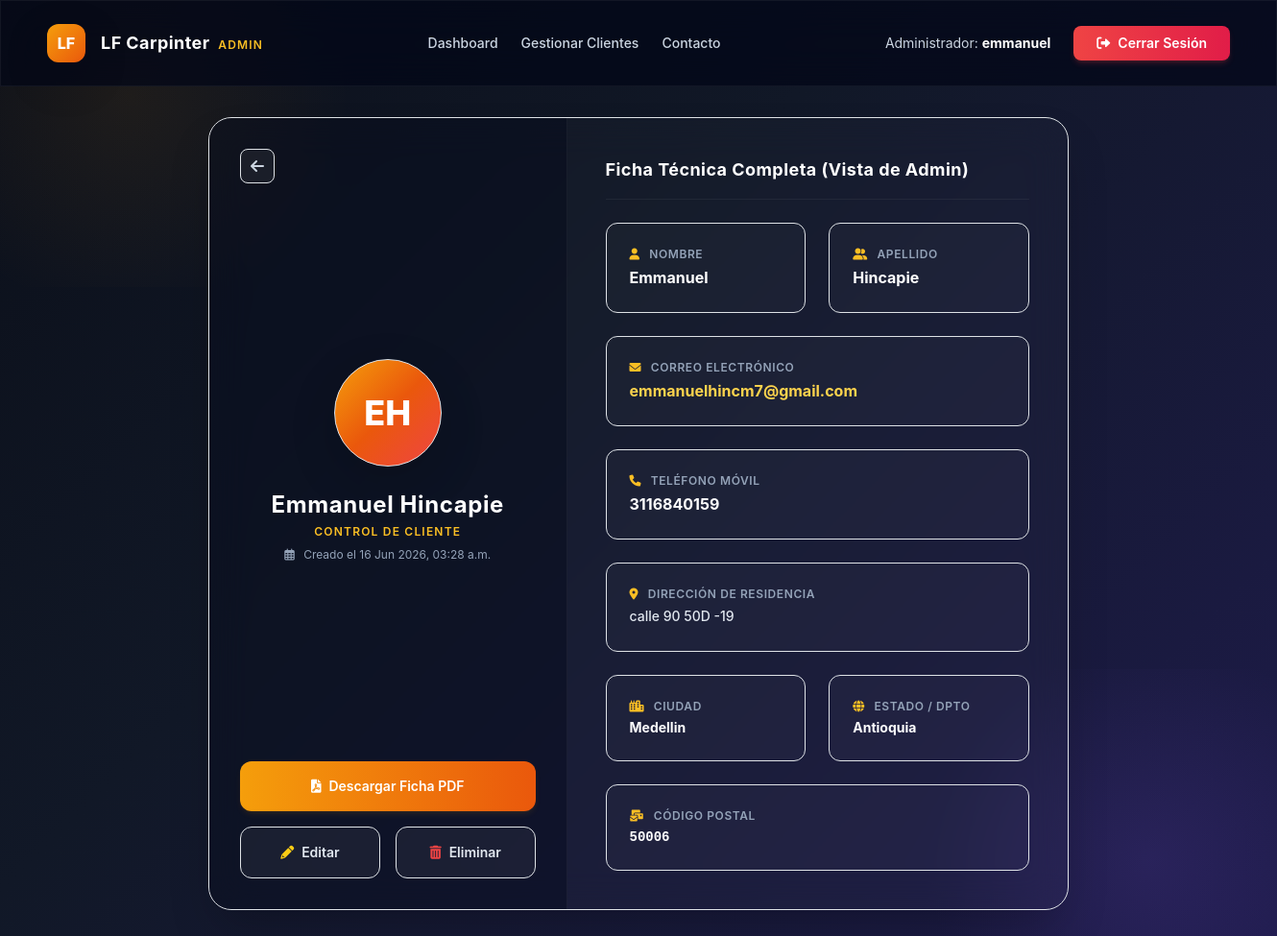
The app's page /adminpanel/clientes/1/ (signed in) with its own data.
### dcrm/website/models.py (models this page shows, shortened)
class Cliente(models.Model):
    letras_regex = RegexValidator(r'^[a-zA-ZáéíóúÁÉÍÓÚñÑ\s]+$', 'Solo se permiten letras y espacios en este campo.')
    telefono_regex = RegexValidator(r'^\+?[\d\s\-\(\)]+$', 'El número de teléfono contiene caracteres no válidos.')
    alfa_num_regex = RegexValidator(r'^[a-zA-Z0-9áéíóúÁÉÍÓÚñÑ\s\.,#-]+$', 'Contiene caracteres especiales no permitidos.')
    fecha_registro = models.DateTimeField(auto_now_add=True)
    nombre = models.CharField(max_length=100, validators=[letras_regex])
    apellido = models.CharField(max_length=100, validators=[letras_regex])
    correo = models.EmailField()
    telefono = models.CharField(max_length=20, validators=[telefono_regex])
    direccion = models.CharField(max_length=255, validators=[alfa_num_regex])
    ciudad = models.CharField(max_length=100, validators=[letras_regex])
    estado = models.CharField(max_length=100, validators=[letras_regex])
    codigo_postal = models.CharField(max_length=20, validators=[RegexValidator(r'^[\d\-a-zA-Z]+$', 'Formato de código postal no válido')])

### customadmin/views.py (the view)
# urls.py: path('clientes/<int:pk>/', views.cliente_detail, name='cliente_detail'),
@role_required('admin')
def cliente_detail(request, pk):
    cliente = get_object_or_404(Cliente, pk=pk)
    return render(request, 'customadmin/cliente_detail.html', {'cliente': cliente})

### customadmin/templates/customadmin/cliente_detail.html (shortened to what this page needs)
{% extends 'customadmin_base.html' %}
{% load static %}
{% block content %}
<div class="max-w-4xl mx-auto">
    <div class="glass-card w-full rounded-3xl shadow-2xl overflow-hidden grid grid-cols-1 md:grid-cols-12 border border-white/5 relative z-10">
        <div class="md:col-span-5 bg-slate-950/40 p-8 flex flex-col justify-between items-center text-center border-r border-white/5">
            <div class="w-full flex justify-start">
                <a hx-get="{% url 'customadmin:cliente_list' %}" hx-target="#spa-container" hx-select="#spa-container" hx-push-url="true" class="h-9 w-9 rounded-lg bg-white/5 hover:bg-white/10 text-slate-300 hover:text-white transition flex items-center justify-center border border-white/5 cursor-pointer" title="Regresar a la Lista">
                    <i class="fas fa-arrow-left"></i>
                </a>
            </div>
            <div class="my-6 flex flex-col items-center">
                <div class="h-28 w-28 rounded-full bg-gradient-to-br from-amber-500 via-orange-600 to-red-500 flex items-center justify-center text-white text-4xl font-extrabold shadow-lg shadow-amber-500/25 border border-white/10 mb-4 animate-pulse">
                    {{ cliente.nombre|slice:":1" }}{{ cliente.apellido|slice:":1" }}
                </div>
                <h1 class="text-2xl font-bold text-white tracking-wide">{{ cliente.nombre }} {{ cliente.apellido }}</h1>
                <div class="text-xs text-amber-400 font-semibold uppercase tracking-widest mt-1">Control de Cliente</div>
                <div class="text-xs text-slate-400 mt-2"><i class="far fa-calendar-alt mr-1.5"></i> Creado el {{ cliente.fecha_registro|date:"d M Y, h:i a" }}</div>
            </div>
            <div class="w-full flex flex-col gap-3 mt-4">
                <a href="{% url 'customadmin:download_pdf' cliente.id %}" class="w-full bg-gradient-to-r from-amber-500 to-orange-600 text-white py-3 rounded-xl font-semibold text-sm flex items-center justify-center gap-2 hover:opacity-90 transition shadow-md shadow-amber-500/10">
                    <i class="fas fa-file-pdf"></i> Descargar Ficha PDF
                </a>
                <div class="grid grid-cols-2 gap-3">
                    <a hx-get="{% url 'customadmin:cliente_edit' cliente.id %}" hx-target="#spa-container" hx-select="#spa-container" hx-push-url="true" class="bg-white/5 hover:bg-white/10 text-slate-200 hover:text-white py-3 rounded-xl font-semibold text-sm border border-white/5 flex items-center justify-center gap-2 transition cursor-pointer">
                        <i class="fas fa-pencil-alt text-yellow-400"></i> Editar
                    </a>
                    <a hx-get="{% url 'customadmin:cliente_delete' cliente.id %}" hx-target="#spa-container" hx-select="#spa-container" hx-push-url="true" class="bg-white/5 hover:bg-red-500/20 text-slate-200 hover:text-red-300 py-3 rounded-xl font-semibold text-sm border border-white/5 flex items-center justify-center gap-2 transition cursor-pointer">
                        <i class="fas fa-trash-alt text-red-500"></i> Eliminar
                    </a>
                </div>
            </div>
        </div>
        <div class="md:col-span-7 p-8 md:p-10 flex flex-col justify-center">
            <h2 class="text-lg font-bold text-white mb-6 border-b border-white/5 pb-3 tracking-wide">Ficha Técnica Completa (Vista de Admin)</h2>
            <div class="grid grid-cols-1 sm:grid-cols-2 gap-4">
                <div class="glass-inner bg-white/[0.02] border border-white/5 rounded-xl p-4">
                    <div class="text-xs text-slate-400 uppercase font-semibold tracking-wider mb-1"><i class="fas fa-user mr-1.5 text-amber-400"></i> Nombre</div>
                    <div class="text-white font-bold text-base">{{ cliente.nombre }}</div>
                </div>
                <div class="glass-inner bg-white/[0.02] border border-white/5 rounded-xl p-4">
                    <div class="text-xs text-slate-400 uppercase font-semibold tracking-wider mb-1"><i class="fas fa-user-friends mr-1.5 text-amber-400"></i> Apellido</div>
                    <div class="text-white font-bold text-base">{{ cliente.apellido }}</div>
                </div>
                <div class="glass-inner bg-white/[0.02] border border-white/5 rounded-xl p-4 sm:col-span-2">
                    <div class="text-xs text-slate-400 uppercase font-semibold tracking-wider mb-1"><i class="fas fa-envelope mr-1.5 text-amber-400"></i> Correo Electrónico</div>
                    <a href="mailto:{{ cliente.correo }}" class="text-amber-300 hover:text-amber-200 font-bold text-base hover:underline block break-all">{{ cliente.correo }}</a>
                </div>
                <div class="glass-inner bg-white/[0.02] border border-white/5 rounded-xl p-4 sm:col-span-2">
                    <div class="text-xs text-slate-400 uppercase font-semibold tracking-wider mb-1"><i class="fas fa-phone mr-1.5 text-amber-400"></i> Teléfono Móvil</div>
                    <a href="tel:{{ cliente.telefono }}" class="text-white font-bold text-base hover:underline block">{{ cliente.telefono }}</a>
                </div>
                <div class="glass-inner bg-white/[0.02] border border-white/5 rounded-xl p-4 sm:col-span-2">
                    <div class="text-xs text-slate-400 uppercase font-semibold tracking-wider mb-1"><i class="fas fa-map-marker-alt mr-1.5 text-amber-400"></i> Dirección de Residencia</div>
                    <div class="text-slate-200 font-medium text-sm leading-relaxed">{{ cliente.direccion }}</div>
                </div>
                <div class="glass-inner bg-white/[0.02] border border-white/5 rounded-xl p-4">
                    <div class="text-xs text-slate-400 uppercase font-semibold tracking-wider mb-1"><i class="fas fa-city mr-1.5 text-amber-400"></i> Ciudad</div>
                    <div class="text-white font-bold text-sm">{{ cliente.ciudad }}</div>
                </div>
                <div class="glass-inner bg-white/[0.02] border border-white/5 rounded-xl p-4">
                    <div class="text-xs text-slate-400 uppercase font-semibold tracking-wider mb-1"><i class="fas fa-globe mr-1.5 text-amber-400"></i> Estado / Dpto</div>
                    <div class="text-white font-bold text-sm">{{ cliente.estado }}</div>
                </div>
                <div class="glass-inner bg-white/[0.02] border border-white/5 rounded-xl p-4 sm:col-span-2">
                    <div class="text-xs text-slate-400 uppercase font-semibold tracking-wider mb-1"><i class="fas fa-mail-bulk mr-1.5 text-amber-400"></i> Código Postal</div>
                    <div class="text-white font-mono font-bold text-sm">{{ cliente.codigo_postal }}</div>
                </div>
            </div>
        </div>
    </div>
</div>
{% endblock %}

### customadmin/templates/customadmin_base.html (shortened to what this page needs)
{% load static %}
<!doctype html>
<html lang="es">
<head>
    <link href="{% static 'css/bootstrap.min.css' %}" rel="stylesheet">
    <script src="{% static 'js/tailwindcss.js' %}"></script>
    <link href="{% static 'css/all.min.css' %}" rel="stylesheet">
</head>
<body class="pb-12">
    <nav class="glass-card sticky top-0 z-50 border-b border-white/5 bg-slate-950/70">
        <div class="container mx-auto px-6 py-4 flex flex-col md:flex-row items-center justify-between gap-4">
            <div class="flex items-center gap-3">
                <div class="h-10 w-10 rounded-xl bg-gradient-to-br from-amber-500 to-orange-600 flex items-center justify-center font-extrabold text-white text-base shadow-lg shadow-amber-500/30">LF</div>
                <span class="text-white font-bold text-lg tracking-wide">LF Carpinter <span class="text-xs uppercase tracking-widest text-amber-400 font-semibold ml-1">ADMIN</span></span>
            </div>
            <div class="flex items-center gap-6 text-sm font-medium">
                <a hx-get="{% url 'customadmin:dashboard' %}" hx-target="#spa-container" hx-select="#spa-container" hx-push-url="true" class="text-slate-300 hover:text-white hover:underline transition cursor-pointer">Dashboard</a>
                <a hx-get="{% url 'customadmin:cliente_list' %}" hx-target="#spa-container" hx-select="#spa-container" hx-push-url="true" class="text-slate-300 hover:text-white hover:underline transition cursor-pointer">Gestionar Clientes</a>
                <a hx-get="{% url 'customadmin:contacto' %}" hx-target="#spa-container" hx-select="#spa-container" hx-push-url="true" class="text-slate-300 hover:text-white hover:underline transition cursor-pointer">Contacto</a>
            </div>
            <div class="flex items-center gap-6">
                <span class="text-slate-300 text-sm hidden sm:inline">Administrador: <strong class="text-white">{{ user.get_full_name|default:user.username }}</strong></span>
                <a href="{% url 'logout' %}" class="bg-gradient-to-r from-red-500 to-rose-600 text-white px-4 py-2 rounded-lg font-semibold hover:opacity-90 transition text-sm flex items-center gap-2 shadow-md shadow-red-500/20">
                    <i class="fas fa-sign-out-alt"></i> Cerrar Sesión
                </a>
            </div>
        </div>
    </nav>
    <div class="container mx-auto px-6 mt-8 relative z-10" id="spa-container">
        {% block content %}
        {% endblock %}
    </div>
</body>
</html>

### customadmin/templates/customadmin_base.html (style rules this page uses)
body { background: linear-gradient(135deg, #0b0f19 0%, #111827 40%, #1e1b4b 100%); font-family: 'Inter', sans-serif; min-height: 100vh; color: #f3f4f6; position: relative; overflow-x: hidden; }
body::before { content: ''; position: absolute; top: -10%; left: -10%; width: 40%; height: 40%; background: radial-gradient(circle, rgba(245, 158, 11, 0.08) 0%, transparent 70%); pointer-events: none; }
body::after { content: ''; position: absolute; bottom: -10%; right: -10%; width: 40%; height: 40%; background: radial-gradient(circle, rgba(139, 92, 246, 0.12) 0%, transparent 70%); pointer-events: none; }
.glass-card { background: rgba(255, 255, 255, 0.02); border: 1px solid rgba(255, 255, 255, 0.06); backdrop-filter: blur(20px); -webkit-backdrop-filter: blur(20px); }

### records on screen
Cliente: nombre "E", apellido "H", nombre "Emmanuel", apellido "Hincapie", fecha_registro "16 Jun 2026, 03:28 a.m.", correo "emmanuelhincm7@gmail.com", telefono "3116840159", direccion "calle 90 50D -19", ciudad "Medellin", estado "Antioquia", codigo_postal "50006"

### other values on screen
{{ user.get_full_name|default:user.username }} "emmanuel"
